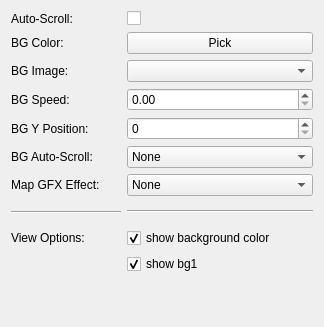
           <widget class="QWidget" name="page_map_properties">
            <property name="geometry">
             <rect>
              <x>0</x>
              <y>0</y>
              <width>324</width>
              <height>327</height>
             </rect>
            </property>
            <attribute name="label">
             <string>Map Properties</string>
            </attribute>
            <layout class="QVBoxLayout" name="verticalLayout_11">
             <item>
              <layout class="QGridLayout" name="gridLayout_13">
               <item row="6" column="1">
                <widget class="QComboBox" name="mapGFX_comboBox">
                 <item>
                  <property name="text">
                   <string>None</string>
                  </property>
                 </item>
                 <item>
                  <property name="text">
                   <string>Rain</string>
                  </property>
                 </item>
                 <item>
                  <property name="text">
                   <string>Snow</string>
                  </property>
                 </item>
                 <item>
                  <property name="text">
                   <string>Underwater</string>
                  </property>
                 </item>
                 <item>
                  <property name="text">
                   <string>Train</string>
                  </property>
                 </item>
                 <item>
                  <property name="text">
                   <string>Flash Stopper</string>
                  </property>
                 </item>
                 <item>
                  <property name="text">
                   <string>Lighting Bolt</string>
                  </property>
                 </item>
                </widget>
               </item>
               <item row="4" column="0">
                <widget class="QLabel" name="label_56">
                 <property name="text">
                  <string>BG Y Position:</string>
                 </property>
                </widget>
               </item>
               <item row="8" column="0">
                <widget class="Line" name="line">
                 <property name="minimumSize">
                  <size>
                   <width>0</width>
                   <height>20</height>
                  </size>
                 </property>
                 <property name="orientation">
                  <enum>Qt::Horizontal</enum>
                 </property>
                </widget>
               </item>
               <item row="1" column="0">
                <widget class="QLabel" name="label_58">
                 <property name="text">
                  <string>BG Color:</string>
                 </property>
                </widget>
               </item>
               <item row="6" column="0">
                <widget class="QLabel" name="label_14">
                 <property name="text">
                  <string>Map GFX Effect:</string>
                 </property>
                </widget>
               </item>
               <item row="8" column="1">
                <widget class="Line" name="line_2">
                 <property name="orientation">
                  <enum>Qt::Horizontal</enum>
                 </property>
                </widget>
               </item>
               <item row="5" column="1">
                <widget class="QComboBox" name="autoScrollBG1_mode">
                 <item>
                  <property name="text">
                   <string>None</string>
                  </property>
                 </item>
                 <item>
                  <property name="text">
                   <string>Up</string>
                  </property>
                 </item>
                 <item>
                  <property name="text">
                   <string>Down</string>
                  </property>
                 </item>
                 <item>
                  <property name="text">
                   <string>Left</string>
                  </property>
                 </item>
                 <item>
                  <property name="text">
                   <string>Right</string>
                  </property>
                 </item>
                 <item>
                  <property name="text">
                   <string>Diagonal TBD</string>
                  </property>
                 </item>
                </widget>
               </item>
               <item row="9" column="1">
                <widget class="QCheckBox" name="checkBox">
                 <property name="text">
                  <string>show background color</string>
                 </property>
                 <property name="checked">
                  <bool>true</bool>
                 </property>
                </widget>
               </item>
               <item row="5" column="0">
                <widget class="QLabel" name="label_16">
                 <property name="text">
                  <string>BG Auto-Scroll:</string>
                 </property>
                </widget>
               </item>
               <item row="2" column="1">
                <widget class="QComboBox" name="bg1_filename"/>
               </item>
               <item row="2" column="0">
                <widget class="QLabel" name="label_52">
                 <property name="text">
                  <string>BG Image:</string>
                 </property>
                </widget>
               </item>
               <item row="10" column="1">
                <widget class="QCheckBox" name="checkBox_2">
                 <property name="text">
                  <string>show bg1</string>
                 </property>
                 <property name="checked">
                  <bool>true</bool>
                 </property>
                </widget>
               </item>
               <item row="1" column="1">
                <widget class="QPushButton" name="bg_color_pick">
                 <property name="text">
                  <string>Pick</string>
                 </property>
                </widget>
               </item>
               <item row="11" column="0">
                <spacer name="verticalSpacer_5">
                 <property name="orientation">
                  <enum>Qt::Vertical</enum>
                 </property>
                 <property name="sizeHint" stdset="0">
                  <size>
                   <width>20</width>
                   <height>40</height>
                  </size>
                 </property>
                </spacer>
               </item>
               <item row="3" column="0">
                <widget class="QLabel" name="label_61">
                 <property name="text">
                  <string>BG Speed:</string>
                 </property>
                </widget>
               </item>
               <item row="3" column="1">
                <widget class="QDoubleSpinBox" name="bg1_speed">
                 <property name="minimum">
                  <double>0.000000000000000</double>
                 </property>
                 <property name="maximum">
                  <double>4.000000000000000</double>
                 </property>
                 <property name="singleStep">
                  <double>0.100000000000000</double>
                 </property>
                </widget>
               </item>
               <item row="9" column="0">
                <widget class="QLabel" name="label_15">
                 <property name="text">
                  <string>View Options:</string>
                 </property>
                </widget>
               </item>
               <item row="4" column="1">
                <widget class="QSpinBox" name="bg1_y_pos">
                 <property name="maximum">
                  <number>999</number>
                 </property>
                </widget>
               </item>
               <item row="0" column="1">
                <widget class="QCheckBox" name="mapAutoScroll_checkBox">
                 <property name="text">
                  <string/>
                 </property>
                </widget>
               </item>
               <item row="0" column="0">
                <widget class="QLabel" name="label_3">
                 <property name="maximumSize">
                  <size>
                   <width>110</width>
                   <height>16777215</height>
                  </size>
                 </property>
                 <property name="text">
                  <string>Auto-Scroll:</string>
                 </property>
                </widget>
               </item>
              </layout>
             </item>
            </layout>
           </widget>
